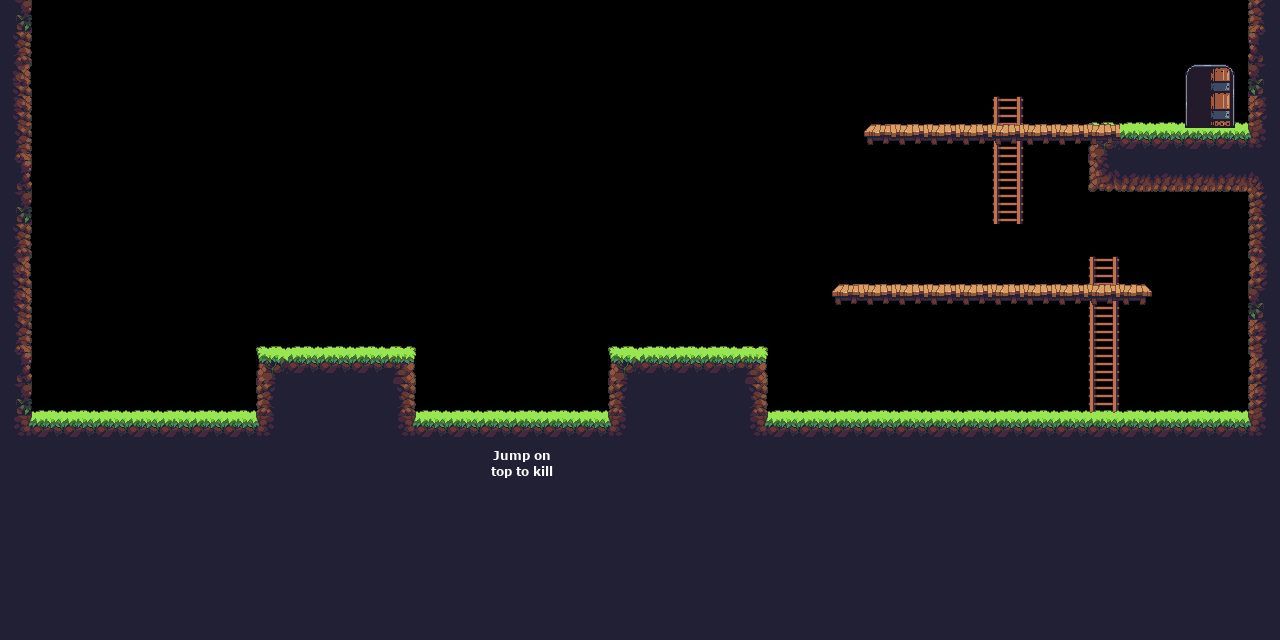

This game map was drawn from its Tiled (.tmx) file and the tilesets committed beside it. A one-line description and the full map source follow:
An orthogonal 40x20 tile map with 32x32 px tiles, 2 tile layers (ground, decorations), 7 tilesets and 24 objects (10x coin, 2x ladder, 2x oneway, 2x mob_spawn, spawn, ...).

<map version="1.2" tiledversion="1.3.3" orientation="orthogonal" renderorder="right-down" width="40" height="20" tilewidth="32" tileheight="32" infinite="0" nextlayerid="6" nextobjectid="48">
 <tileset firstgid="1" source="../tilesets/opp1_jungle/tile_jungle_ground_brown.tsx" />
 <tileset firstgid="19" source="../tilesets/opp1_jungle/tile_jungle_wall_brown.tsx" />
 <tileset firstgid="67" source="../tilesets/door.tsx" />
 <tileset firstgid="70" source="../tilesets/help_texts.tsx" />
 <tileset firstgid="75" source="../tilesets/opp1_jungle/oneway.tsx" />
 <tileset firstgid="78" source="../tilesets/opp1_jungle/tile_jungle_bottom_brown.tsx" />
 <tileset firstgid="94" source="../tilesets/ladder.tsx" />
 <layer id="1" name="ground" width="40" height="20">
  <data encoding="csv">
40,0,0,0,0,0,0,0,0,0,0,0,0,0,0,0,0,0,0,0,0,0,0,0,0,0,0,0,0,0,0,0,0,0,0,0,0,0,0,31,
20,0,0,0,0,0,0,0,0,0,0,0,0,0,0,0,0,0,0,0,0,0,0,0,0,0,0,0,0,0,0,0,0,0,0,0,0,0,0,35,
24,0,0,0,0,0,0,0,0,0,0,0,0,0,0,0,0,0,0,0,0,0,0,0,0,0,0,0,0,0,0,0,0,0,0,0,0,0,0,39,
28,0,0,0,0,0,0,0,0,0,0,0,0,0,0,0,0,0,0,0,0,0,0,0,0,0,0,0,0,0,0,96,0,0,0,0,0,0,0,27,
32,0,0,0,0,0,0,0,0,0,0,0,0,0,0,0,0,0,0,0,0,0,0,0,0,0,0,0,0,0,0,95,0,0,1,2,2,2,2,56,
36,0,0,0,0,0,0,0,0,0,0,0,0,0,0,0,0,0,0,0,0,0,0,0,0,0,0,0,0,0,0,95,0,0,78,79,79,79,79,88,
40,0,0,0,0,0,0,0,0,0,0,0,0,0,0,0,0,0,0,0,0,0,0,0,0,0,0,0,0,0,0,95,0,0,0,0,0,0,0,19,
20,0,0,0,0,0,0,0,0,0,0,0,0,0,0,0,0,0,0,0,0,0,0,0,0,0,0,0,0,0,0,0,0,0,0,0,0,0,0,19,
24,0,0,0,0,0,0,0,0,0,0,0,0,0,0,0,0,0,0,0,0,0,0,0,0,0,0,0,0,0,0,0,0,0,96,0,0,0,0,23,
28,0,0,0,0,0,0,0,0,0,0,0,0,0,0,0,0,0,0,0,0,0,0,0,0,0,0,0,0,0,0,0,0,0,95,0,0,0,0,39,
32,0,0,0,0,0,0,0,0,0,0,0,0,0,0,0,0,0,0,0,0,0,0,0,0,0,0,0,0,0,0,0,0,0,95,0,0,0,0,27,
36,0,0,0,0,0,0,0,1,2,2,2,3,0,0,0,0,0,0,1,2,2,2,3,0,0,0,0,0,0,0,0,0,0,95,0,0,0,0,23,
40,0,0,0,0,0,0,0,19,21,21,21,20,0,0,0,0,0,0,19,21,21,21,20,0,0,0,0,0,0,0,0,0,0,95,0,0,0,0,27,
55,2,2,2,2,2,2,2,56,21,21,21,55,2,2,2,2,2,2,56,21,21,21,55,2,2,2,2,2,2,2,2,2,2,2,2,2,2,2,56,
21,21,21,21,21,21,21,21,21,21,21,21,21,21,21,21,21,21,21,21,21,21,21,21,21,21,21,21,21,21,21,21,21,21,21,21,21,21,21,21,
21,21,21,21,21,21,21,21,21,21,21,21,21,21,21,21,21,21,21,21,21,21,21,21,21,21,21,21,21,21,21,21,21,21,21,21,21,21,21,21,
21,21,21,21,21,21,21,21,21,21,21,21,21,21,21,21,21,21,21,21,21,21,21,21,21,21,21,21,21,21,21,21,21,21,21,21,21,21,21,21,
21,21,21,21,21,21,21,21,21,21,21,21,21,21,21,21,21,21,21,21,21,21,21,21,21,21,21,21,21,21,21,21,21,21,21,21,21,21,21,21,
21,21,21,21,21,21,21,21,21,21,21,21,21,21,21,21,21,21,21,21,21,21,21,21,21,21,21,21,21,21,21,21,21,21,21,21,21,21,21,21,
21,21,21,21,21,21,21,21,21,21,21,21,21,21,21,21,21,21,21,21,21,21,21,21,21,21,21,21,21,21,21,21,21,21,21,21,21,21,21,21
</data>
 </layer>
 <layer id="2" name="decorations" width="40" height="20">
  <data encoding="csv">
0,0,0,0,0,0,0,0,0,0,0,0,0,0,0,0,0,0,0,0,0,0,0,0,0,0,0,0,0,0,0,0,0,0,0,0,0,0,0,0,
0,0,0,0,0,0,0,0,0,0,0,0,0,0,0,0,0,0,0,0,0,0,0,0,0,0,0,0,0,0,0,0,0,0,0,0,0,0,0,0,
0,0,0,0,0,0,0,0,0,0,0,0,0,0,0,0,0,0,0,0,0,0,0,0,0,0,0,0,0,0,0,0,0,0,0,0,0,0,0,0,
0,0,0,0,0,0,0,0,0,0,0,0,0,0,0,0,0,0,0,0,0,0,0,0,0,0,0,0,0,0,0,0,0,0,0,0,0,69,0,0,
0,0,0,0,0,0,0,0,0,0,0,0,0,0,0,0,0,0,0,0,0,0,0,0,0,0,0,75,76,76,76,76,76,76,76,0,0,0,0,0,
0,0,0,0,0,0,0,0,0,0,0,0,0,0,0,0,0,0,0,0,0,0,0,0,0,0,0,0,0,0,0,0,0,0,0,0,0,0,0,0,
0,0,0,0,0,0,0,0,0,0,0,0,0,0,0,0,0,0,0,0,0,0,0,0,0,0,0,0,0,0,0,0,0,0,0,0,0,0,0,0,
0,0,0,0,0,0,0,0,0,0,0,0,0,0,0,0,0,0,0,0,0,0,0,0,0,0,0,0,0,0,0,0,0,0,0,0,0,0,0,0,
0,0,0,0,0,0,0,0,0,0,0,0,0,0,0,0,0,0,0,0,0,0,0,0,0,0,0,0,0,0,0,0,0,0,0,0,0,0,0,0,
0,0,0,0,0,0,0,0,0,0,0,0,0,0,0,0,0,0,0,0,0,0,0,0,0,0,75,76,76,76,76,76,76,76,76,77,0,0,0,0,
0,0,0,0,0,0,0,0,0,0,0,0,0,0,0,0,0,0,0,0,0,0,0,0,0,0,0,0,0,0,0,0,0,0,0,0,0,0,0,0,
0,0,0,0,0,0,0,0,0,0,0,0,0,0,0,0,0,0,0,0,0,0,0,0,0,0,0,0,0,0,0,0,0,0,0,0,0,0,0,0,
0,0,0,0,0,0,0,0,0,0,0,0,0,0,0,0,0,0,0,0,0,0,0,0,0,0,0,0,0,0,0,0,0,0,0,0,0,0,0,0,
0,0,0,0,0,0,0,0,0,0,0,0,0,0,0,0,0,0,0,0,0,0,0,0,0,0,0,0,0,0,0,0,0,0,0,0,0,0,0,0,
0,0,0,0,0,0,0,0,0,0,0,0,0,0,0,74,0,0,0,0,0,0,0,0,0,0,0,0,0,0,0,0,0,0,0,0,0,0,0,0,
0,0,0,0,0,0,0,0,0,0,0,0,0,0,0,0,0,0,0,0,0,0,0,0,0,0,0,0,0,0,0,0,0,0,0,0,0,0,0,0,
0,0,0,0,0,0,0,0,0,0,0,0,0,0,0,0,0,0,0,0,0,0,0,0,0,0,0,0,0,0,0,0,0,0,0,0,0,0,0,0,
0,0,0,0,0,0,0,0,0,0,0,0,0,0,0,0,0,0,0,0,0,0,0,0,0,0,0,0,0,0,0,0,0,0,0,0,0,0,0,0,
0,0,0,0,0,0,0,0,0,0,0,0,0,0,0,0,0,0,0,0,0,0,0,0,0,0,0,0,0,0,0,0,0,0,0,0,0,0,0,0,
0,0,0,0,0,0,0,0,0,0,0,0,0,0,0,0,0,0,0,0,0,0,0,0,0,0,0,0,0,0,0,0,0,0,0,0,0,0,0,0
</data>
 </layer>
 <objectgroup id="3" name="obstacles">
  <object id="1" x="0" y="0" width="32" height="416" />
  <object id="2" x="1248" y="0" width="32" height="416" />
  <object id="3" x="0" y="416" width="1280" height="224" />
  <object id="4" x="256" y="352" width="160" height="64" />
  <object id="6" x="608" y="352" width="160" height="64" />
  <object id="39" name="ladder" x="1088" y="256" width="32" height="160" />
  <object id="40" name="ladder" x="992" y="96" width="32" height="128" />
  <object id="41" name="oneway" x="864" y="128" width="224" height="16" />
  <object id="42" name="oneway" x="832" y="288" width="320" height="16" />
  <object id="43" x="1088" y="128" width="160" height="64" />
 </objectgroup>
 <objectgroup id="4" name="markers">
  <object id="7" name="spawn" x="96" y="352">
   <point />
  </object>
  <object id="8" name="mob_spawn" x="512" y="384">
   <point />
  </object>
  <object id="9" name="goal" x="1184" y="64" width="48" height="64" />
  <object id="28" name="coin" x="400" y="304" width="16" height="16" />
  <object id="29" name="coin" x="432" y="272" width="16" height="16" />
  <object id="30" name="coin" x="464" y="304" width="16" height="16" />
  <object id="31" name="coin" x="544" y="304" width="16" height="16" />
  <object id="32" name="coin" x="576" y="272" width="16" height="16" />
  <object id="33" name="mob_spawn" x="928" y="264">
   <point />
  </object>
  <object id="34" name="coin" x="800" y="24" width="16" height="16" />
  <object id="35" name="coin" x="800" y="48" width="16" height="16" />
  <object id="45" name="coin" x="824" y="24" width="16" height="16" />
  <object id="46" name="coin" x="824" y="48" width="16" height="16" />
  <object id="47" name="coin" x="608" y="304" width="16" height="16" />
 </objectgroup>
</map>
